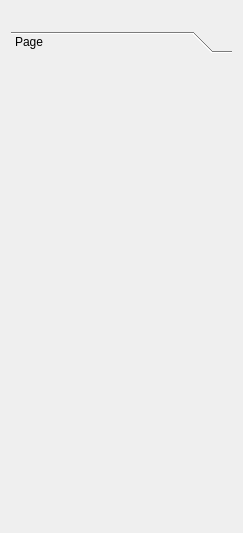
<?xml version="1.0" encoding="UTF-8"?>
<ui version="4.0">
 <class>window</class>
 <widget class="QWidget" name="window">
  <property name="geometry">
   <rect>
    <x>0</x>
    <y>0</y>
    <width>243</width>
    <height>533</height>
   </rect>
  </property>
  <property name="windowTitle">
   <string>Form</string>
  </property>
  <layout class="QGridLayout" name="gridLayout_2">
   <item row="1" column="0">
    <widget class="QToolBox" name="friendToolBox">
     <property name="minimumSize">
      <size>
       <width>0</width>
       <height>300</height>
      </size>
     </property>
     <property name="currentIndex">
      <number>0</number>
     </property>
     <widget class="QWidget" name="page_2">
      <property name="geometry">
       <rect>
        <x>0</x>
        <y>0</y>
        <width>225</width>
        <height>461</height>
       </rect>
      </property>
      <attribute name="label">
       <string>Page</string>
      </attribute>
     </widget>
    </widget>
   </item>
   <item row="0" column="0">
    <widget class="QLabel" name="label">
     <property name="text">
      <string/>
     </property>
    </widget>
   </item>
  </layout>
 </widget>
 <resources/>
 <connections/>
</ui>
